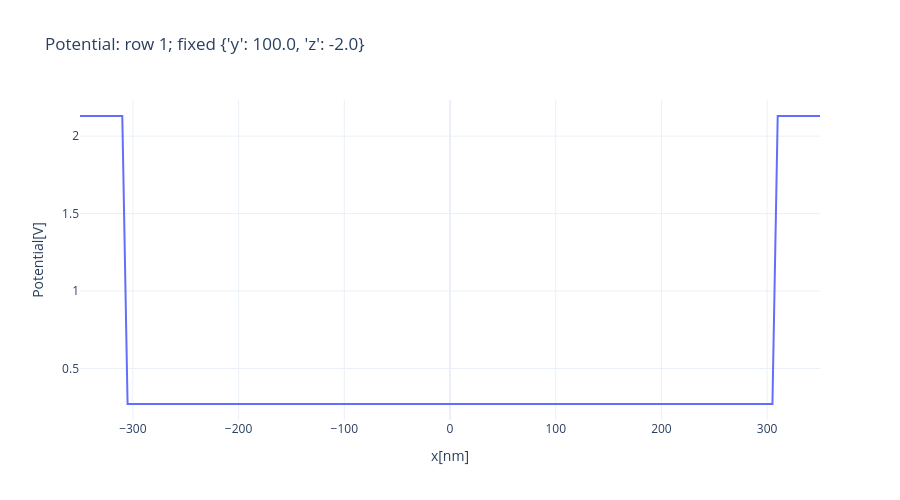
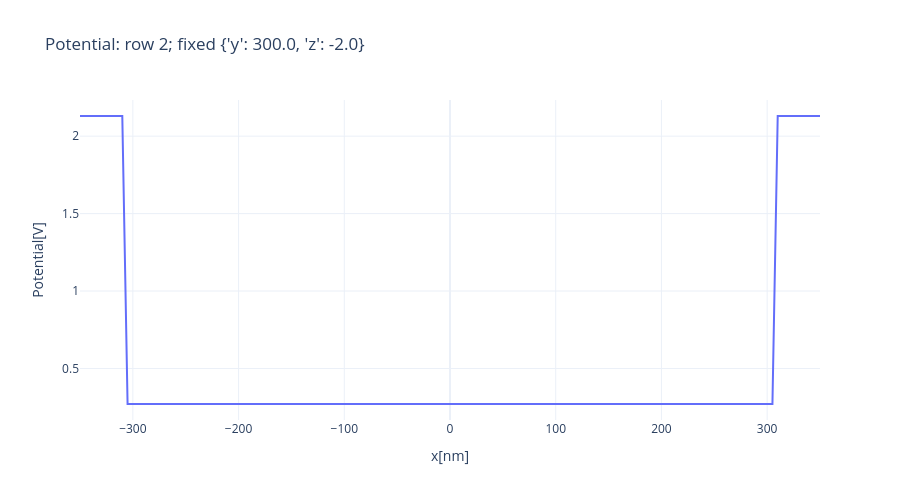
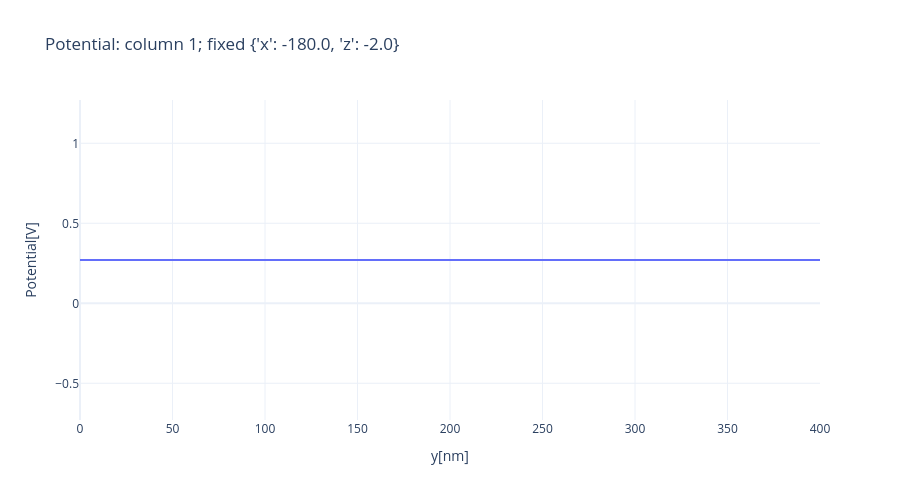

Notebook cell for these charts, in order:
### Markdown cell above
## 8. Row and column line cuts

The two x-directed cuts cross all three dots in each row. The three y-directed cuts cross the opposing dot pair in each column.

### Code cell
row_center_y_nm = [
    0.5 * two_d_array.device_y_size_nm,
    two_d_array.row_pitch_y_nm + 0.5 * two_d_array.device_y_size_nm,
]
column_center_x_nm = [
    elements_by_name[f"P{index}"]["center_x_nm"]
    for index in range(1, 4)
]
LINE_Z_NM = -2.0
LINE_CUT_SPECS = [
    {
        "label": f"row {index + 1}",
        "axis": "x",
        "fixed_coords": {"y": y_nm, "z": LINE_Z_NM},
    }
    for index, y_nm in enumerate(row_center_y_nm)
] + [
    {
        "label": f"column {index + 1}",
        "axis": "y",
        "fixed_coords": {"x": x_nm, "z": LINE_Z_NM},
    }
    for index, x_nm in enumerate(column_center_x_nm)
]

display(pd.DataFrame(LINE_CUT_SPECS))

if RUN_AVAILABLE:
    for quantity, variable in [
        ("potential", "Potential"),
        ("density_hole", "Hole_density"),
    ]:
        try:
            path = nnt.resolve_bias_output_file(
                OUTPUT_RUN_DIR,
                quantity,
                bias=BIAS_INDEX,
                preferred_extensions=("vtr",),
            )
            for spec in LINE_CUT_SPECS:
                nnt.plot_vtr_linecut(
                    path,
                    variable=variable,
                    axis=spec["axis"],
                    fixed_coords=spec["fixed_coords"],
                    interactive=True,
                    title=(
                        f"{variable}: {spec['label']}; "
                        f"fixed {spec['fixed_coords']}"
                    ),
                )
        except (FileNotFoundError, ValueError) as error:
            print(f"{quantity}: unavailable in this run ({error})")
else:
    print("Run section 4 first, or select a compatible completed run.")

### Figure 1 — Plotly figure (JSON) as saved in the notebook; plotly's stock layout.template omitted (floating-point values rounded to 4 significant figures; data arrays with more than 128 entries replaced by an {"elided": "..."} marker saying what was removed)
{"data": [{"mode": "lines", "name": "Potential", "type": "scatter", "x": {"elided": "141 float values"}, "y": {"elided": "141 float values"}}], "layout": {"height": 500, "title": {"text": "Potential: row 1; fixed {'y': 100.0, 'z': -2.0}"}, "xaxis": {"title": {"text": "x[nm]"}}, "yaxis": {"title": {"text": "Potential[V]"}}}}

### Figure 2 — Plotly figure (JSON) as saved in the notebook; plotly's stock layout.template omitted (floating-point values rounded to 4 significant figures; data arrays with more than 128 entries replaced by an {"elided": "..."} marker saying what was removed)
{"data": [{"mode": "lines", "name": "Potential", "type": "scatter", "x": {"elided": "141 float values"}, "y": {"elided": "141 float values"}}], "layout": {"height": 500, "title": {"text": "Potential: row 2; fixed {'y': 300.0, 'z': -2.0}"}, "xaxis": {"title": {"text": "x[nm]"}}, "yaxis": {"title": {"text": "Potential[V]"}}}}

### Figure 3 — Plotly figure (JSON) as saved in the notebook; plotly's stock layout.template omitted (floating-point values rounded to 4 significant figures)
{"data": [{"mode": "lines", "name": "Potential", "type": "scatter", "x": [0.0, 5.0, 10.0, 15.0, 20.0, 25.0, 30.0, 35.0, 40.0, 45.0, 50.0, 55.0, 60.0, 65.0, 70.0, 75.0, 80.0, 85.0, 90.0, 95.0, 100.0, 105.0, 110.0, 115.0, 120.0, 125.0, 130.0, 135.0, 140.0, 145.0, 150.0, 155.0, 160.0, 165.0, 170.0, 175.0, 180.0, 185.0, 190.0, 195.0, 200.0, 205.0, 210.0, 215.0, 220.0, 225.0, 230.0, 235.0, 240.0, 245.0, 250.0, 255.0, 260.0, 265.0, 270.0, 275.0, 280.0, 285.0, 290.0, 295.0, 300.0, 305.0, 310.0, 315.0, 320.0, 325.0, 330.0, 335.0, 340.0, 345.0, 350.0, 355.0, 360.0, 365.0, 370.0, 375.0, 380.0, 385.0, 390.0, 395.0, 400.0], "y": [0.2707, 0.2707, 0.2707, 0.2707, 0.2707, 0.2707, 0.2707, 0.2707, 0.2707, 0.2707, 0.2707, 0.2707, 0.2707, 0.2707, 0.2707, 0.2707, 0.2707, 0.2707, 0.2707, 0.2707, 0.2707, 0.2707, 0.2707, 0.2707, 0.2707, 0.2707, 0.2707, 0.2707, 0.2707, 0.2707, 0.2707, 0.2707, 0.2707, 0.2707, 0.2707, 0.2707, 0.2707, 0.2707, 0.2707, 0.2707, 0.2707, 0.2707, 0.2707, 0.2707, 0.2707, 0.2707, 0.2707, 0.2707, 0.2707, 0.2707, 0.2707, 0.2707, 0.2707, 0.2707, 0.2707, 0.2707, 0.2707, 0.2707, 0.2707, 0.2707, 0.2707, 0.2707, 0.2707, 0.2707, 0.2707, 0.2707, 0.2707, 0.2707, 0.2707, 0.2707, 0.2707, 0.2707, 0.2707, 0.2707, 0.2707, 0.2707, 0.2707, 0.2707, 0.2707, 0.2707, 0.2707]}], "layout": {"height": 500, "title": {"text": "Potential: column 1; fixed {'x': -180.0, 'z': -2.0}"}, "xaxis": {"title": {"text": "y[nm]"}}, "yaxis": {"title": {"text": "Potential[V]"}}}}
